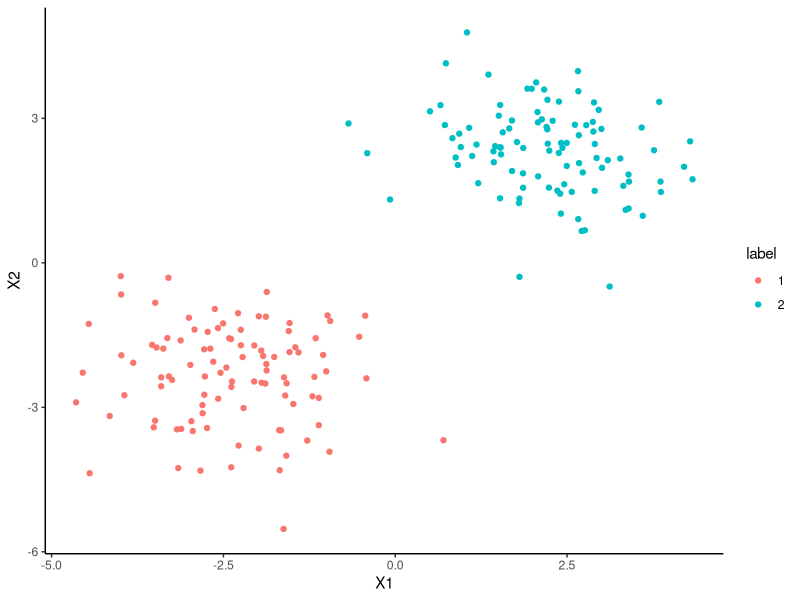
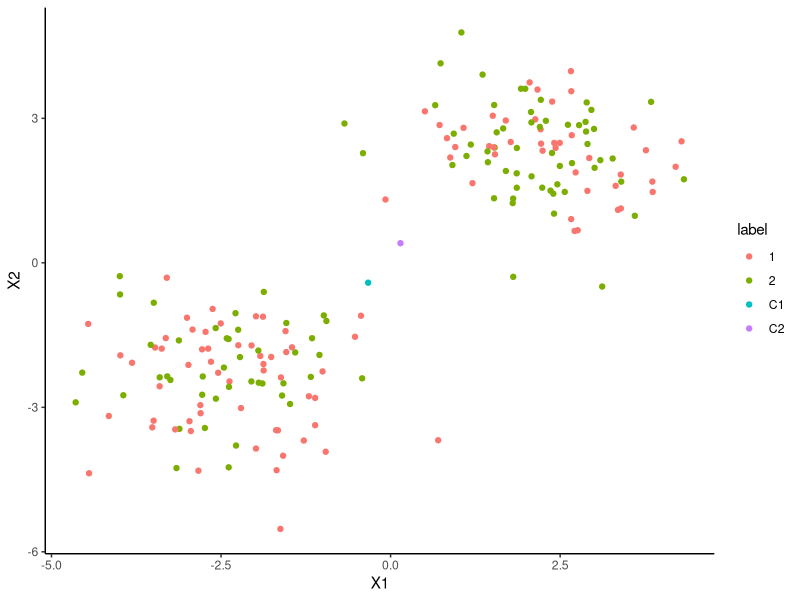
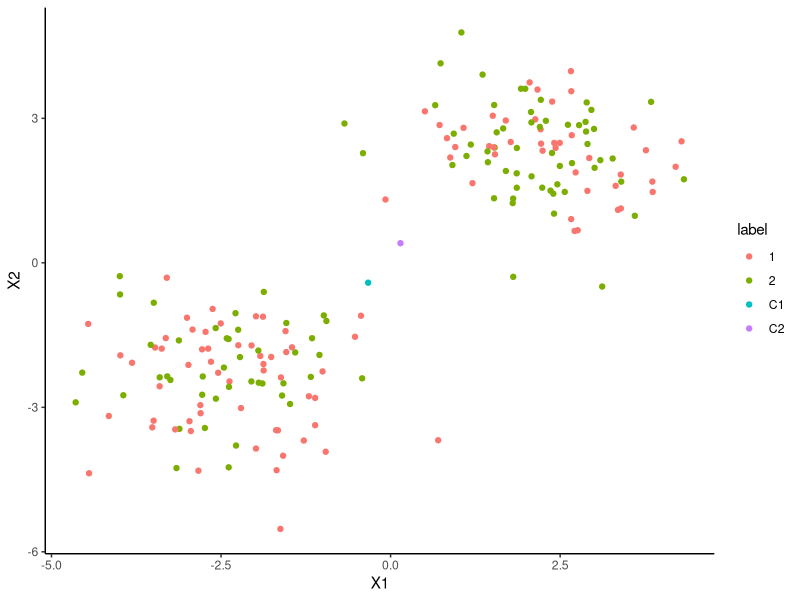

Generate these figures, in order, with R:
## ---- chunk 1
#| warning: false
library(tidyverse)
set.seed(2024)
N <- 200
gen_clusters = function(N, dist) {
  cluster_size <- round(N / 2)
  mu_1 <- c(-dist/2,-dist/2)
  mu_2 <- c(dist/2, dist/2)
  Sigma <- matrix(c(1, 0, 0, 1), nrow=2, ncol=2, byrow=TRUE)
  c1_points <- MASS::mvrnorm(cluster_size, mu_1, Sigma)
  colnames(c1_points) <- c("X1", "X2")
  c1_points <- as_tibble(c1_points)
  c1_points <- c1_points |> mutate(label = "1")
  c2_points <- MASS::mvrnorm(cluster_size, mu_2, Sigma)
  colnames(c2_points) <- c("X1", "X2")
  c2_points <- as_tibble(c2_points)
  c2_points <- c2_points |> mutate(label = "2")
  return(rbind(c1_points, c2_points))
}
linear_data <- gen_clusters(N, 4.5)
linear_data |>
  ggplot(aes(x=X1, y=X2, color=label)) +
  geom_point() +
  theme_classic()
## ---- chunk 2
#| label: q1
# your code goes here
## ---- chunk 3
#| label: q1-soln
df <- linear_data
df |> head()
dim(df)
## ---- chunk 4
#| label: q2
# your code goes here
## ---- chunk 5
#| label: q2-soln
# df <- df |> mutate(
#   label = c(rep("1", 100), rep("2", 100))
# )
# head(df)
# tail(df)
labels <- c(rep("1", N/2), rep("2", N/2))
## ---- chunk 6
# your code goes here
## ---- chunk 7
#| label: q3-soln
cl_labels <- sample(labels, N)
## ---- chunk 8
# your code goes here
## ---- chunk 9
#| label: q4-soln
df <- df |> mutate(
  label = cl_labels
)
df |> head()
## ---- chunk 10
# your code goes here
## ---- chunk 11
#| label: q5-soln
c1 <- df |> filter(label == "1") |>
  select(X1, X2) |>
  summarize(X1c=mean(X1), X2c=mean(X2)) |>
  as.numeric()
c2 <- df |> filter(label == "2") |>
  select(X1, X2) |>
  summarize(X1c=mean(X1), X2c=mean(X2)) |>
  as.numeric()
c1
c2
## ---- chunk 12
# your code goes here
## ---- chunk 13
#| label: q6-soln
df |>
  ggplot(aes(x=X1, y=X2, color=label)) +
  geom_point() +
  geom_point(data=data.frame(X1=c1[1], X2=c1[2], label="C1")) +
  geom_point(data=data.frame(X1=c2[1], X2=c2[2], label="C2")) +
  theme_classic()
## ---- chunk 14
# your code goes here
## ---- chunk 15
compute_distance <- function(X1, X2, X1c, X2c) {
  X1_dist <- (X1c - X1)^2
  X2_dist <- (X2c - X2)^2
  return(sqrt(X1_dist + X2_dist))
}
compute_distance(0.5, 1.0, 3.2, 3.0)
## ---- chunk 16
#| label: q8.1-response
# your code goes here
## ---- chunk 17
#| label: q8.1-solution
get_label <- function(x1, x2, c1, c2) {
  c1_dist <- compute_distance(x1, x2, c1[1], c1[2])
  c2_dist <- compute_distance(x1, x2, c2[1], c2[2])
  if (c1_dist < c2_dist) {
    return("1")
  } else {
    return("2")
  }
}
update_labels <- function(df, c1, c2) {
  for (i in 1:nrow(df)) {
    cur_X1 <- df[i, "X1"]
    cur_X2 <- df[i, "X2"]
    c1_dist <- compute_distance(cur_X1, cur_X2, c1[1], c1[2])
    c2_dist <- compute_distance(cur_X1, cur_X2, c2[1], c2[2])
    if (c1_dist < c2_dist) {
      df[i, "label"] <- "1"
    } else {
      df[i, "label"] <- "2"
    }
  }
}
## ---- chunk 18
#| label: q8.2-response
# Your code here
## ---- chunk 19
#| label: q8.2-solution
update_centroids <- function(df, c1, c2) {
  c1 <- df |> filter(label == "1") |>
    select(X1, X2) |>
    summarize(X1mean=mean(X1), X2mean=mean(X2)) |>
    as.numeric()
  c2 <- df |> filter(label == "2") |>
    select(X1, X2) |>
    summarize(X1mean=mean(X1), X2mean=mean(X2)) |>
    as.numeric()
}
## ---- chunk 20
#| label: q8.3-response
# Your code here
## ---- chunk 21
#| label: q8.3-solution
for (i in 1:10) {
  update_labels(df, c1, c2)
  update_centroids(df, c1, c2)
  print(list(c1, c2))
}
## ---- chunk 22
#| label: q9-response
# Your code here
## ---- chunk 23
#| label: q9-solution
df |>
  ggplot(aes(x=X1, y=X2, color=label)) +
  geom_point() +
  geom_point(data=data.frame(X1=c1[1], X2=c1[2], label="C1")) +
  geom_point(data=data.frame(X1=c2[1], X2=c2[2], label="C2")) +
  theme_classic()
